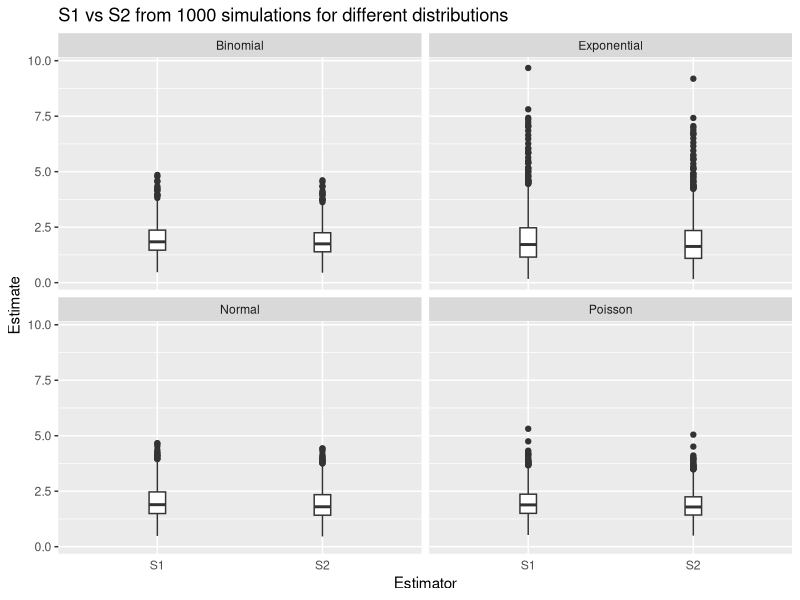
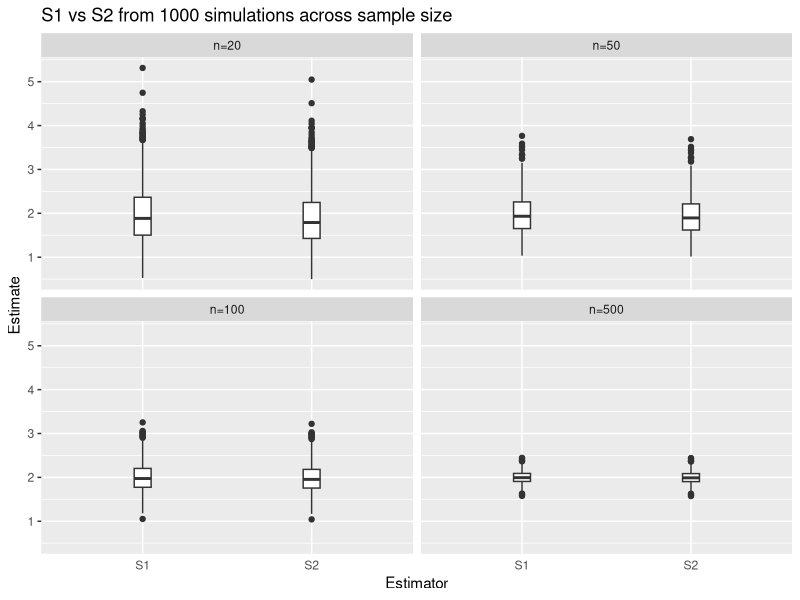
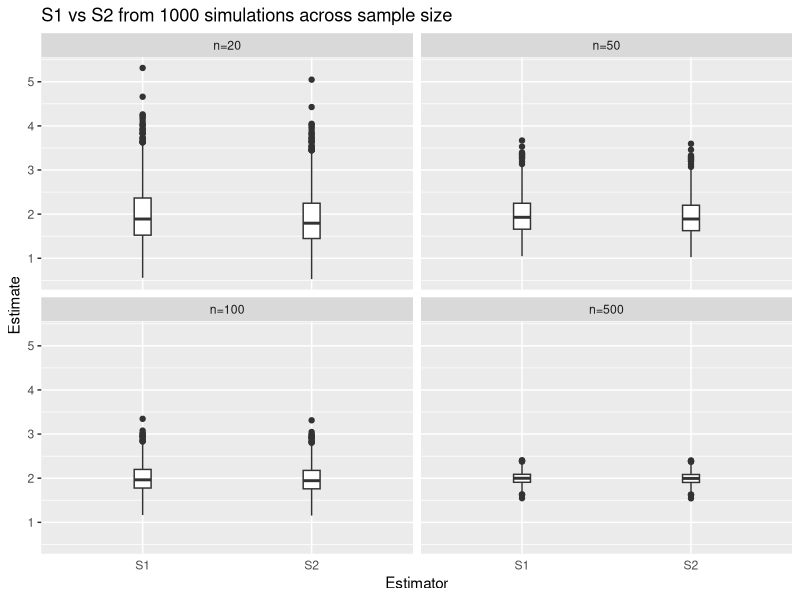
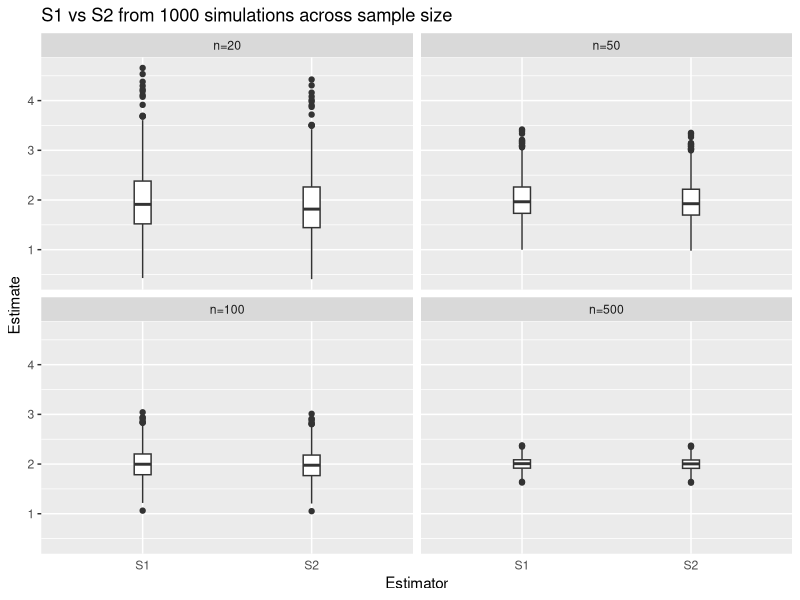

Here is the R script that generated these plots, in order:
## ---- chunk 1
#| echo: false

default_chunk_hook  <- knitr::knit_hooks$get("chunk")

latex_font_size <- c("Huge", "huge", "LARGE", "Large", 
                     "large", "normalsize", "small", 
                     "footnotesize", "scriptsize", "tiny")

knitr::knit_hooks$set(chunk = function(x, options) {
  x <- default_chunk_hook(x, options)
  if(options$size %in% latex_font_size) {
    paste0("\n \\", options$size, "\n\n", 
      x, 
      "\n\n \\normalsize"
    )
  } else {
    x
  }
})
## ---- chunk 2
#| label: load-packages
#| include: false
library(tidyverse)
library(patchwork)
## ---- chunk 3
set.seed(7272)

n.sims <- 1000
# sample size is 20
n <- 20

# Poisson
S1_pois <- rep(NA, n.sims)
S2_pois <- rep(NA, n.sims)

for(i in 1:n.sims){
  curr.sample <- rpois(n=n, lambda = 2)
  x_bar = mean(curr.sample)
  # don't need for (i in 1:n){Xi <- curr.sample[i] S1[i] <- (1/(n - 1)) * sum((Xi - x_bar)^2) S2[i] <- 1/n * sum((Xi - x_bar)^2)}, because it's vectorized.
  S1_pois[i] <- sum((curr.sample - x_bar)^2) / (n - 1)
  S2_pois[i] <- sum((curr.sample - x_bar)^2) / n
  }

# Binomial
p <- (5-sqrt(21))/10

S1_bin <- rep(NA, n.sims)
S2_bin <- rep(NA, n.sims)

for(i in 1:n.sims){
  curr.sample <- rbinom(n = n, size = 50, prob = p)
  x_bar <- mean(curr.sample)
  S1_bin[i] <- sum((curr.sample - x_bar)^2) / (n - 1)
  S2_bin[i] <- sum((curr.sample - x_bar)^2) / n
}

# Normal
S1_norm <- rep(NA, n.sims)
S2_norm <- rep(NA, n.sims)

for(i in 1:n.sims){
  curr.sample <- rnorm(n = n, mean = 0, sd = sqrt(2))
  x_bar <- mean(curr.sample)
  S1_norm[i] <- sum((curr.sample - x_bar)^2) / (n - 1)
  S2_norm[i] <- sum((curr.sample - x_bar)^2) / n
}

# Exponential
S1_exp <- rep(NA, n.sims)
S2_exp <- rep(NA, n.sims)

for(i in 1:n.sims){
  curr.sample <- rexp(n = n, rate = 1/sqrt(2))
  x_bar <- mean(curr.sample)
  S1_exp[i] <- sum((curr.sample - x_bar)^2) / (n - 1)
  S2_exp[i] <- sum((curr.sample - x_bar)^2) / n
}
## ---- chunk 4
raw <- tibble(
  Estimator= rep(c("S1", "S2"), each = 1000, times = 4),
  Distribution= rep(c("Poisson", "Binomial", "Normal", "Exponential"), 
                   each = 2000),
  Estimate=c(S1_pois, S2_pois, S1_bin, S2_bin, 
              S1_norm, S2_norm, S1_exp, S2_exp)
)

ggplot(raw) +
  geom_boxplot(aes(x = Estimator,
                   y= Estimate),
               width = 0.1) +
  ggtitle("S1 vs S2 from 1000 simulations for different distributions") +
  theme(axis.ticks.x = element_blank()) +
  facet_wrap(~ Distribution) 
## ---- chunk 5
# results.S1 <- tibble(
#   Distribution = c("Poisson", "Binomial", "Normal", "Exponential"),
#   Bias = c(
#     mean(S1_pois) - 2,
#     mean(S1_bin) - 2,
#     mean(S1_norm) - 2,
#     mean(S1_exp) - 2
#   ),
#   Variance = c(
#     var(S1_pois),
#     var(S1_bin),
#     var(S1_norm),
#     var(S1_exp)
#   ),
#   Precision = c(
#     1/var(S1_pois),
#     1/var(S1_bin),
#     1/var(S1_norm),
#     1/var(S1_exp)
#   ),
#   MSE = c(
#     (mean(S1_pois) - 2)^2 + var(S1_pois),
#     (mean(S1_bin) - 2)^2 + var(S1_bin),
#     (mean(S1_norm) - 2)^2 + var(S1_norm),
#     (mean(S1_exp) - 2)^2 + var(S1_exp)
#   )
# )

results <- tibble(
  Distribution = rep(c("Poisson", "Binomial", "Normal", "Exponential"), each = 2),
  Estimator = rep(c("S1", "S2"), times = 4),
  Bias = c(
    mean(S1_pois) - 2, mean(S2_pois) - 2,
    mean(S1_bin)  - 2, mean(S2_bin)  - 2,
    mean(S1_norm) - 2, mean(S2_norm) - 2,
    mean(S1_exp)  - 2, mean(S2_exp)  - 2
  ),
  Variance = c(
    var(S1_pois), var(S2_pois),
    var(S1_bin),  var(S2_bin),
    var(S1_norm), var(S2_norm),
    var(S1_exp),  var(S2_exp)
  ),
  Precision = 1 / Variance,
  MSE = Bias^2 + Variance
)
## ---- chunk 6
# ggplot(results, aes(x = Estimator, y = Bias, fill = Estimator)) +
#   geom_col() +
#   facet_wrap(~ Distribution) +
#   labs(title = "Bias")

# ggplot(results, aes(x = Estimator, y = Precision, fill = Estimator)) +
#   geom_col() +
#   facet_wrap(~ Distribution) +
#   labs(title = "Precision")

# ggplot(results, aes(x = Estimator, y = MSE, fill = Estimator)) +
#   geom_col() +
#   facet_wrap(~ Distribution) +
#   labs(title = "MSE")
## ---- chunk 7
#| echo: false
results |> knitr::kable(digits = 2)
## ---- chunk 8
set.seed(7272)

n.sims <- 1000
ss <- c(20, 50, 100, 500)

S1_pois <- list()
S2_pois <- list()

for(n in ss){
  S1 <- rep(NA, n.sims)
  S2 <- rep(NA, n.sims)
  for(i in 1:n.sims){
    curr.sample <- rpois(n = n, lambda = 2)
    x_bar <- mean(curr.sample)
    S1[i] <- sum((curr.sample - x_bar)^2) / (n - 1)
    S2[i] <- sum((curr.sample - x_bar)^2) / n
  }
  # convert number to string to use as a name
  S1_pois[[as.character(n)]] <- S1
  S2_pois[[as.character(n)]] <- S2
}

# raw data 
raw_pois <- tibble(
  Estimator = rep(c("S1", "S2"), each = 1000, times = 4),
  # so that they're in order
  n = factor(rep(c("n=20", "n=50", "n=100", "n=500"), each = 2000),
            levels = c("n=20", "n=50", "n=100", "n=500")),
  Estimate = c(S1_pois[["20"]], S2_pois[["20"]],
              S1_pois[["50"]], S2_pois[["50"]],
              S1_pois[["100"]], S2_pois[["100"]],
              S1_pois[["500"]], S2_pois[["500"]])
)
# summary 
results_pois <- tibble(
  n = rep(c(20, 50, 100, 500), each=2),
  Estimator = rep(c("S1", "S2"), times = 4),
  Bias = c(
    mean(S1_pois[["20"]]) - 2, mean(S2_pois[["20"]]) - 2,
    mean(S1_pois[["50"]]) - 2, mean(S2_pois[["50"]]) - 2,
    mean(S1_pois[["100"]]) - 2, mean(S2_pois[["100"]]) - 2,
    mean(S1_pois[["500"]]) - 2, mean(S2_pois[["500"]]) - 2
  ),
  Variance = c(
    var(S1_pois[["20"]]),  var(S2_pois[["20"]]),
    var(S1_pois[["50"]]),  var(S2_pois[["50"]]),
    var(S1_pois[["100"]]), var(S2_pois[["100"]]),
    var(S1_pois[["500"]]), var(S2_pois[["500"]])
  ),
  Precision = 1 / Variance,
  MSE = Bias^2 + Variance)

# table
results_pois |> knitr::kable(digits = 2)

# plot
ggplot(raw_pois) +
  geom_boxplot(aes(x = Estimator,
                   y= Estimate),
               width = 0.1) +
  ggtitle("S1 vs S2 from 1000 simulations across sample size") +
  theme(axis.ticks.x = element_blank()) +
  facet_wrap(~ n) 

## ---- chunk 9
set.seed(7272)

S1_binom <- list()
S2_binom <- list()

for(n in ss){
  S1 <- rep(NA, n.sims)
  S2 <- rep(NA, n.sims)
  for(i in 1:n.sims){
    curr.sample <- curr.sample <- rbinom(n = n, size = 50, prob = p)
    x_bar <- mean(curr.sample)
    S1[i] <- sum((curr.sample - x_bar)^2) / (n - 1)
    S2[i] <- sum((curr.sample - x_bar)^2) / n
  }
  S1_binom[[as.character(n)]] <- S1
  S2_binom[[as.character(n)]] <- S2
}

# raw data 
raw_binom <- tibble(
  Estimator = rep(c("S1", "S2"), each = 1000, times = 4),
  n = factor(rep(c("n=20", "n=50", "n=100", "n=500"), each = 2000),
            levels = c("n=20", "n=50", "n=100", "n=500")),
  Estimate = c(S1_binom[["20"]], S2_binom[["20"]],
              S1_binom[["50"]], S2_binom[["50"]],
              S1_binom[["100"]], S2_binom[["100"]],
              S1_binom[["500"]], S2_binom[["500"]])
)
# summary 
results_binom <- tibble(
  n = rep(c(20, 50, 100, 500), each=2),
  Estimator = rep(c("S1", "S2"), times = 4),
  Bias = c(
    mean(S1_binom[["20"]]) - 2, mean(S2_binom[["20"]]) - 2,
    mean(S1_binom[["50"]]) - 2, mean(S2_binom[["50"]]) - 2,
    mean(S1_binom[["100"]]) - 2, mean(S2_binom[["100"]]) - 2,
    mean(S1_binom[["500"]]) - 2, mean(S2_binom[["500"]]) - 2
  ),
  Variance = c(
    var(S1_binom[["20"]]),  var(S2_binom[["20"]]),
    var(S1_binom[["50"]]),  var(S2_binom[["50"]]),
    var(S1_binom[["100"]]), var(S2_binom[["100"]]),
    var(S1_binom[["500"]]), var(S2_binom[["500"]])
  ),
  Precision = 1 / Variance,
  MSE = Bias^2 + Variance)

# table
results_binom |> knitr::kable(digits = 2)

# plot
ggplot(raw_binom) +
  geom_boxplot(aes(x = Estimator,
                   y= Estimate),
               width = 0.1) +
  ggtitle("S1 vs S2 from 1000 simulations across sample size") +
  theme(axis.ticks.x = element_blank()) +
  facet_wrap(~ n) 
## ---- chunk 10
set.seed(7272)

S1_norm <- list()
S2_norm <- list()

for(n in ss){
  S1 <- rep(NA, n.sims)
  S2 <- rep(NA, n.sims)
  for(i in 1:n.sims){
    curr.sample <- curr.sample <- rnorm(n = n, mean = 0, sd = sqrt(2))
    x_bar <- mean(curr.sample)
    S1[i] <- sum((curr.sample - x_bar)^2) / (n - 1)
    S2[i] <- sum((curr.sample - x_bar)^2) / n
  }
  S1_norm[[as.character(n)]] <- S1
  S2_norm[[as.character(n)]] <- S2
}

# raw data 
raw_norm <- tibble(
  Estimator = rep(c("S1", "S2"), each = 1000, times = 4),
  n = factor(rep(c("n=20", "n=50", "n=100", "n=500"), each = 2000),
            levels = c("n=20", "n=50", "n=100", "n=500")),
  Estimate = c(S1_norm[["20"]], S2_norm[["20"]],
              S1_norm[["50"]], S2_norm[["50"]],
              S1_norm[["100"]], S2_norm[["100"]],
              S1_norm[["500"]], S2_norm[["500"]])
)
# summary 
results_norm <- tibble(
  n = rep(c(20, 50, 100, 500), each=2),
  Estimator = rep(c("S1", "S2"), times = 4),
  Bias = c(
    mean(S1_norm[["20"]]) - 2, mean(S2_norm[["20"]]) - 2,
    mean(S1_norm[["50"]]) - 2, mean(S2_norm[["50"]]) - 2,
    mean(S1_norm[["100"]]) - 2, mean(S2_norm[["100"]]) - 2,
    mean(S1_norm[["500"]]) - 2, mean(S2_norm[["500"]]) - 2
  ),
  Variance = c(
    var(S1_norm[["20"]]),  var(S2_norm[["20"]]),
    var(S1_norm[["50"]]),  var(S2_norm[["50"]]),
    var(S1_norm[["100"]]), var(S2_norm[["100"]]),
    var(S1_norm[["500"]]), var(S2_norm[["500"]])
  ),
  Precision = 1 / Variance,
  MSE = Bias^2 + Variance)

# table
results_norm |> knitr::kable(digits = 2)

# plot
ggplot(raw_norm) +
  geom_boxplot(aes(x = Estimator,
                   y= Estimate),
               width = 0.1) +
  ggtitle("S1 vs S2 from 1000 simulations across sample size") +
  theme(axis.ticks.x = element_blank()) +
  facet_wrap(~ n) 
